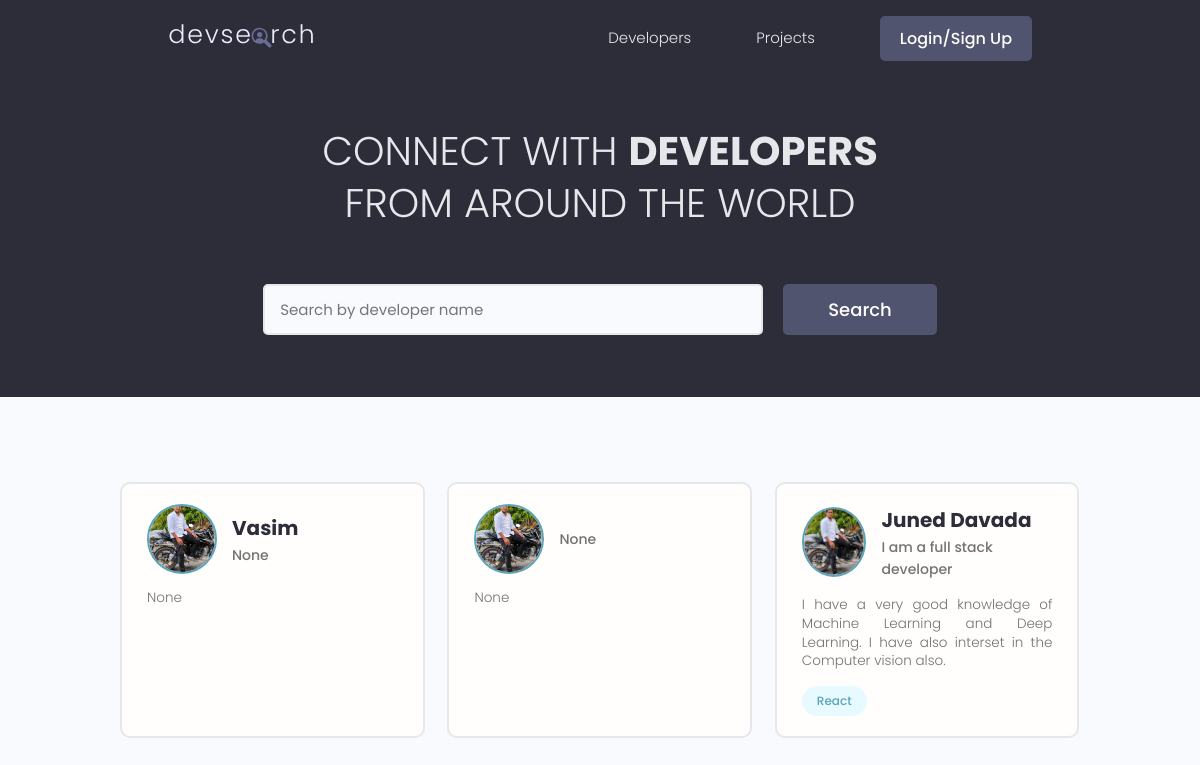
The app's page /, older data.
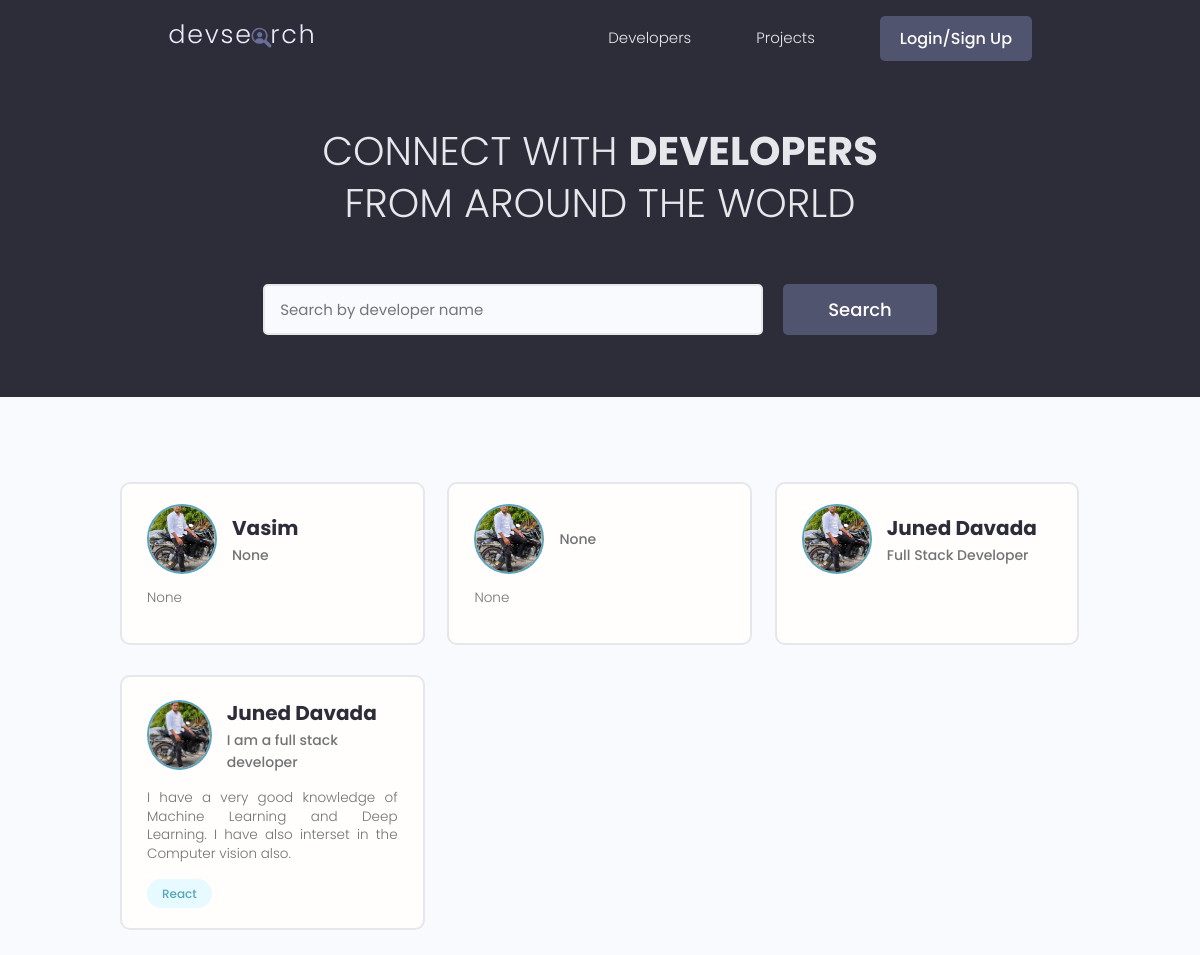
The same page, newer data.
### pages/models.py (models this page shows, shortened)
class Profile(models.Model):
    user = models.OneToOneField(User, on_delete=models.CASCADE , null=True , blank=True)
    name = models.CharField(max_length=200 , blank=True , null=True)
    email = models.EmailField(max_length=500 , blank=True , null=True)
    username = models.CharField(max_length=200 , blank=True , null=True)
    location = models.CharField(max_length=200 , blank=True , null=True)
    short_intro = models.CharField(max_length=300 , blank=True , null=True)
    bio = models.TextField(blank=True , null=True)
    profile_image = models.ImageField(upload_to="user_images" , null=True, blank=True , default="profile_pic.jpeg")
    social_github = models.CharField(max_length=200 , blank=True , null=True)
    social_twitter = models.CharField(max_length=200 , blank=True , null=True)
    social_linkedin = models.CharField(max_length=200 , blank=True , null=True)
    social_youtube = models.CharField(max_length=200 , blank=True , null=True)
    social_website = models.CharField(max_length=200 , blank=True , null=True)
    created = models.DateTimeField(auto_now_add=True)
    id = models.UUIDField(default=uuid.uuid4 , unique=True , primary_key=True , editable=False)

class Skill(models.Model):
    owner = models.ForeignKey(Profile , on_delete=models.CASCADE , null=True , blank = True)
    name = models.CharField(max_length=200 , blank=True , null=True)
    description = models.TextField(null=True , blank=True)
    created = models.DateTimeField(auto_now_add=True)
    id = models.UUIDField(default=uuid.uuid4 , unique=True , primary_key=True , editable=False)
    def __str__(self):
        return str(self.name)

### pages/views.py (the view)
# urls.py: path('',views.index,name="index"),
def index(request):
    search_query = ''
    if request.GET.get('search_query'):
        search_query = request.GET.get('search_query')
    skills = Skill.objects.filter(name__icontains=search_query)
    profiles = Profile.objects.distinct().filter(
        Q(name__icontains=search_query) |
        Q(short_intro__icontains=search_query)|
        Q(skill__in=skills)
    )
    page = request.GET.get('page')
    result = 10
    paginator = Paginator(profiles , result)
    try:
        profiles = paginator.page(page)
    except PageNotAnInteger:
        page = 1
        profiles = paginator.page(page)
    except EmptyPage:
        page = paginator.num_pages
        profiles = paginator.page(page)
    left_index = (int(page) - 4)
    if left_index < 1:
        left_index = 1
    right_index = (int(page) + 5)
    if right_index > paginator.num_pages:
        right_index = paginator.num_pages + 1
    custom_range = range(left_index, right_index)
    context = {
        'profiles' : profiles,
        'search_query' : search_query,
        'custom_range' : custom_range
    }
    return render(request , "pages/index.html" , context)

### pages/templates/pages/index.html (shortened to what this page needs)
{% extends 'pages/base.html' %}
{% block content %}
<main class="home">
  <section class="hero-section text-center">
    <div class="container container--narrow">
      <div class="hero-section__box">
        <h2>CONNECT WITH <span>DEVELOPERS</span></h2>
        <h2>FROM AROUND THE WORLD</h2>
      </div>
      <div class="hero-section__search">
        <form class="form" action="" method="get">
          <div class="form__field">
            <input
              class="input input--text"
              id="formInput#search"
              type="text"
              name="search_query"
              placeholder="Search by developer name"
              value="{{search_query}}"
            />
          </div>
          <input class="btn btn--sub btn--lg" type="submit" value="Search" />
        </form>
      </div>
    </div>
  </section>
  <section class="devlist">
    <div class="container">
      <div class="grid grid--three">
        {% for users in profiles %}
        <div class="column card">
          <div class="dev">
            <a href="{% url 'profile' users.id %}" class="card__body">
              <div class="dev__profile">
                <img
                  class="avatar avatar--md"
                  src="{{users.profile_image.url}}"
                  alt="image"
                />
                <div class="dev__meta">
                  <h3>{{users.name}}</h3>
                  <h5>{{users.short_intro|slice:"60"}}</h5>
                </div>
              </div>
              <p class="dev__info">
                {{users.bio|slice:"150"}}
              </p>
              <div class="dev__skills">
                {% for skill in users.skill_set.all %}
                <span class="tag tag--pill tag--main">
                  <small>{{skill}}</small>
                </span>
                {% endfor %}
              </div>
            </a>
          </div>
        </div>
        {% endfor %}
      </div>
    </div>
  </section>
</main>
{% endblock content %}

Row changes from the older to the newer data that the page shows:
added Profile: profile_image (picture), name "Juned Davada", short_intro "Full Stack Developer"
